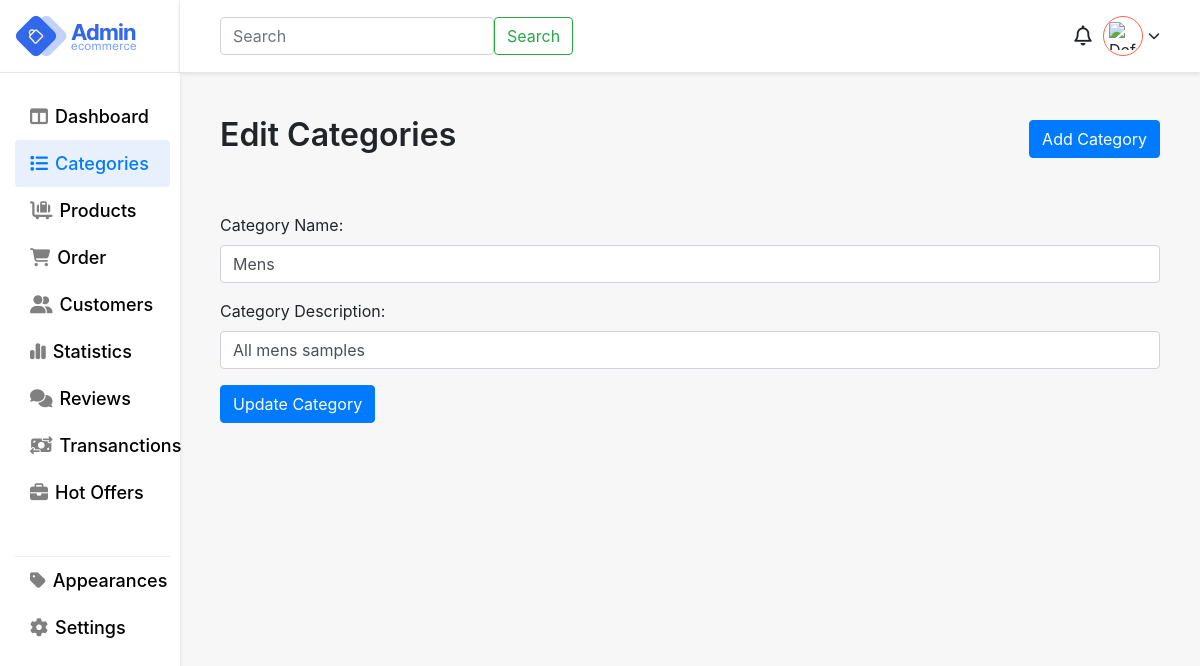
Before: /files/category_edit.php?up_id=1 (signed in) with the older database file.
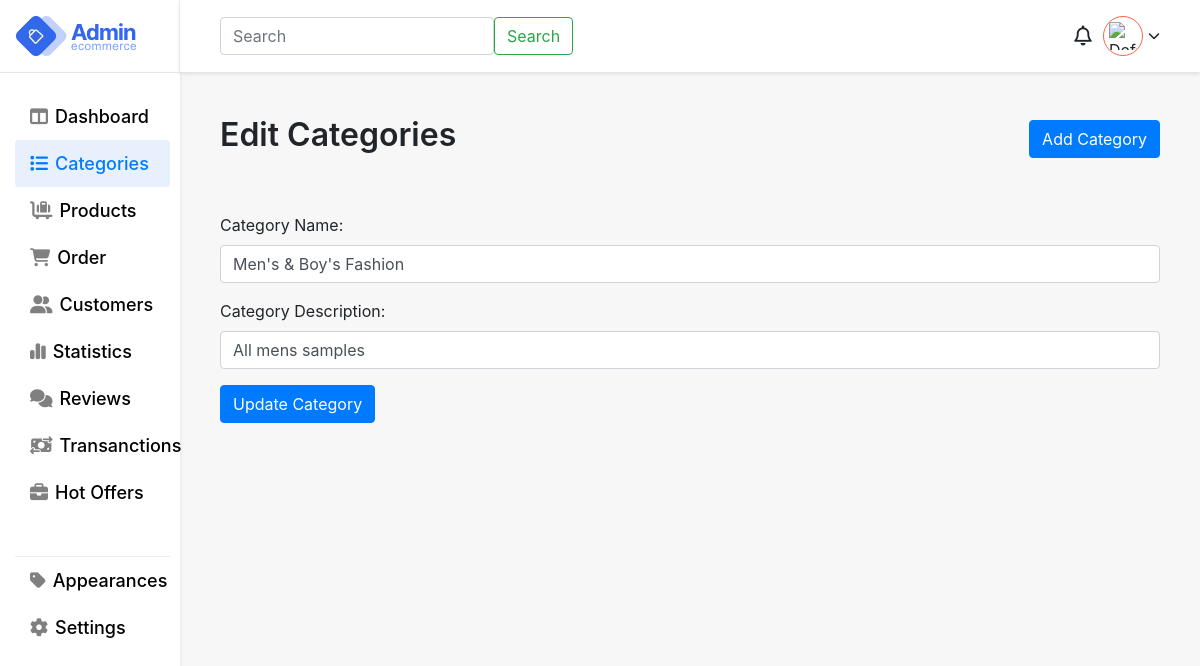
After: the same page with the newer database file.
### tables this page shows
CREATE TABLE `categories` (
  `id` int(11) NOT NULL,
  `name` varchar(255) DEFAULT NULL,
  `parent_category_id` int(11) DEFAULT NULL,
  `category_description` text DEFAULT NULL,
  `created_at` timestamp NOT NULL DEFAULT current_timestamp(),
  `updated_at` timestamp NOT NULL DEFAULT current_timestamp() ON UPDATE current_timestamp(),
  `level` int(11) DEFAULT 0
);

### files/category_edit.php (the view, shortened to what the changed rows need)
<?php
require_once "../auth/db-connection/config.php";
if ($_SERVER["REQUEST_METHOD"] == "GET" && isset($_GET['up_id'])) {
    $category_id = $_GET['up_id'];
    $sql = "SELECT * FROM categories WHERE id = :category_id";
    $stmt = $connection->prepare($sql);
    $stmt->bindParam(":category_id", $category_id, PDO::PARAM_INT);
    $stmt->execute();
    $category = $stmt->fetch(PDO::FETCH_ASSOC);
} else {
    header("Location: category_list.php");
    exit();
}
?>
<!DOCTYPE html>
<html lang="en">
<head>
    <link rel="stylesheet" href="https://stackpath.bootstrapcdn.com/bootstrap/4.5.2/css/bootstrap.min.css">
    <link rel="stylesheet" href="https://cdnjs.cloudflare.com/ajax/libs/font-awesome/6.5.1/css/all.min.css" />
    <link rel="stylesheet" href="../styling/style.css">
</head>
<body style="background:#f7f7f7;">
    <main>
        <div class="app-wrapper">
            <div class="header-body">
                <div class="h-container">
                    <div class="main">
                        <div class="flex">
                            <h1 class="page-heading">Edit Categories </h1>
                        </div>
                        <div class="mt-5">
                            <form method="post" action="../auth/backend-assets/category/update_category.php">
                                <div class="form-group">
                                    <label for="categoryName">Category Name:</label>
                                    <input type="text" class="form-control" id="categoryName" name="categoryName" value="<?php echo $category['name']; ?>">
                                </div>
                                <div class="form-group">
                                    <label for="categoryDescription">Category Description:</label>
                                    <input type="text" class="form-control" id="categoryDescription" name="categoryDescription" value="<?php echo $category['category_description']; ?>">
                                </div>
                            </form>
                        </div>
                    </div>
                </div>
            </div>
        </div>
    </main>
</body>
</html>

Changed rows visible on the page:
changed categories "All mens samples": categoryName "Mens" → "Men's & Boy's Fashion"
